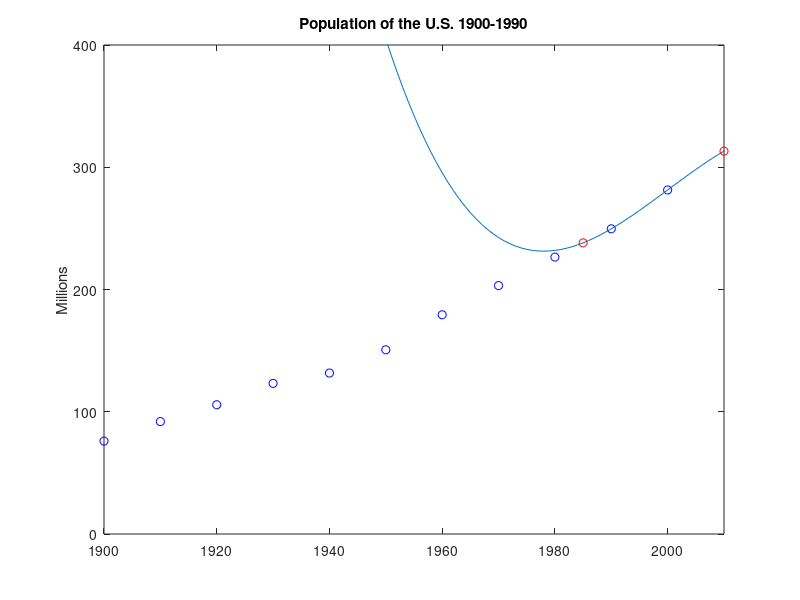

Source code (MATLAB):
X = (1900:10:2000)';
Y = [75.9950 91.9720 105.7110 123.2030 131.6690 150.6970 ...
     179.3230 203.2120 226.5050 249.6330 281.422]';

plot(X, Y, 'bo');
axis([1900 2010 0 400]);
title('Population of the U.S. 1900-1990');
ylabel('Millions');
hold on

% hardcoding to define size
% n = 11 in this case, as we count from 1
H = zeros(1, 11);
B = zeros(1, 11);
U = zeros(1, 11);
V = zeros(1, 11);
Z = zeros(1, 11);

for i = 1:10
    H(i) = X(i+1) - X(i);
    B(i) = (Y(i+1) - Y(i)) / H(i);
end

% forward elimination
% be careful, index begins at 1
U(2) = 2 * (H(1) + H(2));
V(2) = 6 * (B(2) - B(1));

for i = 3:10
    mult = H(i-1) / U(i-1);
    U(i) = 2 * (H(i-1) + H(i)) - mult * H(i-1);
    V(i) = 6 * (B(i) - B(i-1)) - mult * V(i-1);
end

% back substitution
Z(11) = 0;
for i = 10:-1:2
    Z(i) = (V(i) - H(i)*Z(i+1))/U(i);
end
Z(1) = 0;
% i = 10
a = Y(10);
b = -H(10).*Z(11)/6-H(10).*Z(10)/3+(Y(11)-Y(10))/H(10);
c = Z(10)/2;
d = (Z(11)-Z(10))/(6*H(10));
x = 1880:1:2020;
y = a+(x-X(10)).*(b+(x-X(10)).*(c+d.*(x-X(10))));
plot(x,y); % the func graph

%estimation for 1985 and 2010
q1 = a+(1985-X(10)).*(b+(1985-X(10)).*(c+d.*(1985-X(10))));
q2 = a+(2010-X(10)).*(b+(2010-X(10)).*(c+d.*(2010-X(10))));
%make this estimation 
plot(1985,q1,'ro');
plot(2010,q2,'ro'); % two estimations in red
hold off